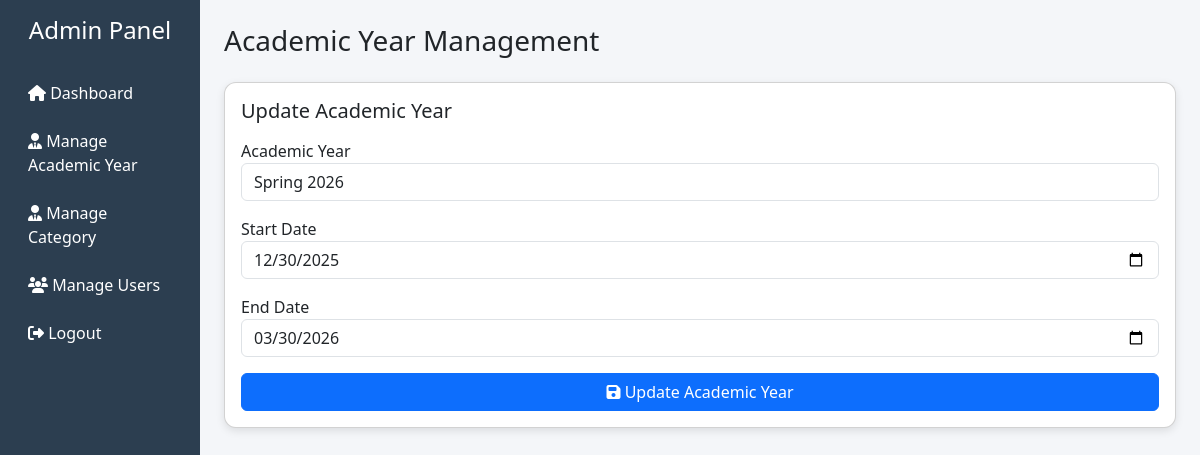
/academic_year_update.php?id=1 (signed in), run on the app's committed database.
### tables this page shows
CREATE TABLE `tblacademicyear` (
  `academicyearid` int(11) NOT NULL,
  `yearname` varchar(50) NOT NULL,
  `submission_closure_date` date NOT NULL,
  `final_closure_date` date NOT NULL
);

### academic_year_update.php (the view, shortened to what this page needs)
<?php
require_once("include/connect.php");
$academicyearid = intval($_GET['id']);
$yearname = "";
$submission_closure_date = "";
$final_closure_date = "";
$qry = mysqli_query($connection, "
    SELECT * FROM tblacademicyear
    WHERE academicyearid='$academicyearid'
");
if (mysqli_num_rows($qry) > 0) {
    $row = mysqli_fetch_array($qry);
    $yearname = $row['yearname'];
    $submission_closure_date = $row['submission_closure_date'];
    $final_closure_date = $row['final_closure_date'];
} else {
    echo "<script>
        alert('Academic Year not found');
        window.location='academic_year_register.php';
    </script>";
    exit();
}
?>
<!DOCTYPE html>
<html lang="en">
<head>
    <link href="https://cdn.jsdelivr.net/npm/bootstrap@5.3.2/dist/css/bootstrap.min.css" rel="stylesheet">
    <link rel="stylesheet" href="https://cdnjs.cloudflare.com/ajax/libs/font-awesome/6.5.0/css/all.min.css">
    <link rel="stylesheet" href="assets/css/style.css">
</head>
<body>
<div class="container-fluid">
    <div class="row">
        <div class="col-lg-2 col-md-3 sidebar p-3">
            <h4 class="text-center mb-4">Admin Panel</h4>
            <a href="student_contribution.php"><i class="fa fa-home"></i> Dashboard</a>
            <a href="academic_year_register.php"><i class="fa fa-user-tie"></i> Manage Academic Year</a>
            <a href="category_register.php"><i class="fa fa-user-tie"></i> Manage Category</a>
            <a href="register.php"><i class="fa fa-users"></i> Manage Users</a>
            <a href="logout.php"><i class="fa fa-sign-out-alt"></i> Logout</a>
        </div>
        <div class="col-lg-10 col-md-9 p-4">
            <h3 class="mb-4">Academic Year Management</h3>
            <div class="row">
                <div class="col-lg-12 col-md-12 mb-4">
                    <div class="card p-3">
                        <h5 class="mb-3">Update Academic Year</h5>
                        <form method="POST" action="">
                            <div class="mb-3">
                                <label>Academic Year</label>
                                <input type="text" name="txtacademicyear" class="form-control"
                                       value="<?php echo htmlspecialchars($yearname); ?>" required>
                            </div>
                            <div class="mb-3">
                                <label>Start Date</label>
                                <input type="date" name="txtsubmission" class="form-control"
                                       value="<?php echo htmlspecialchars($submission_closure_date); ?>" required>
                            </div>
                            <div class="mb-3">
                                <label>End Date</label>
                                <input type="date" name="txtfinal" class="form-control"
                                       value="<?php echo htmlspecialchars($final_closure_date); ?>" required>
                            </div>
                            <button type="submit" name="btnupdate" class="btn btn-primary w-100">
                                <i class="fa fa-save"></i> Update Academic Year
                            </button>
                        </form>
                    </div>
                </div>
            </div>
        </div>
    </div>
</div>
</body>
</html>

### assets/css/style.css (style rules this page uses)
body { background:#f4f6f9; }
.sidebar { height:100vh; background:#2c3e50; color:white; }
.sidebar a { color:white; display:block; padding:12px; text-decoration:none; }
.card { border-radius:12px; box-shadow:0 3px 8px rgba(0,0,0,0.1); }

### data on the page
tblacademicyear: txtacademicyear "Spring 2026", txtsubmission "12/30/2025", txtfinal "03/30/2026"
